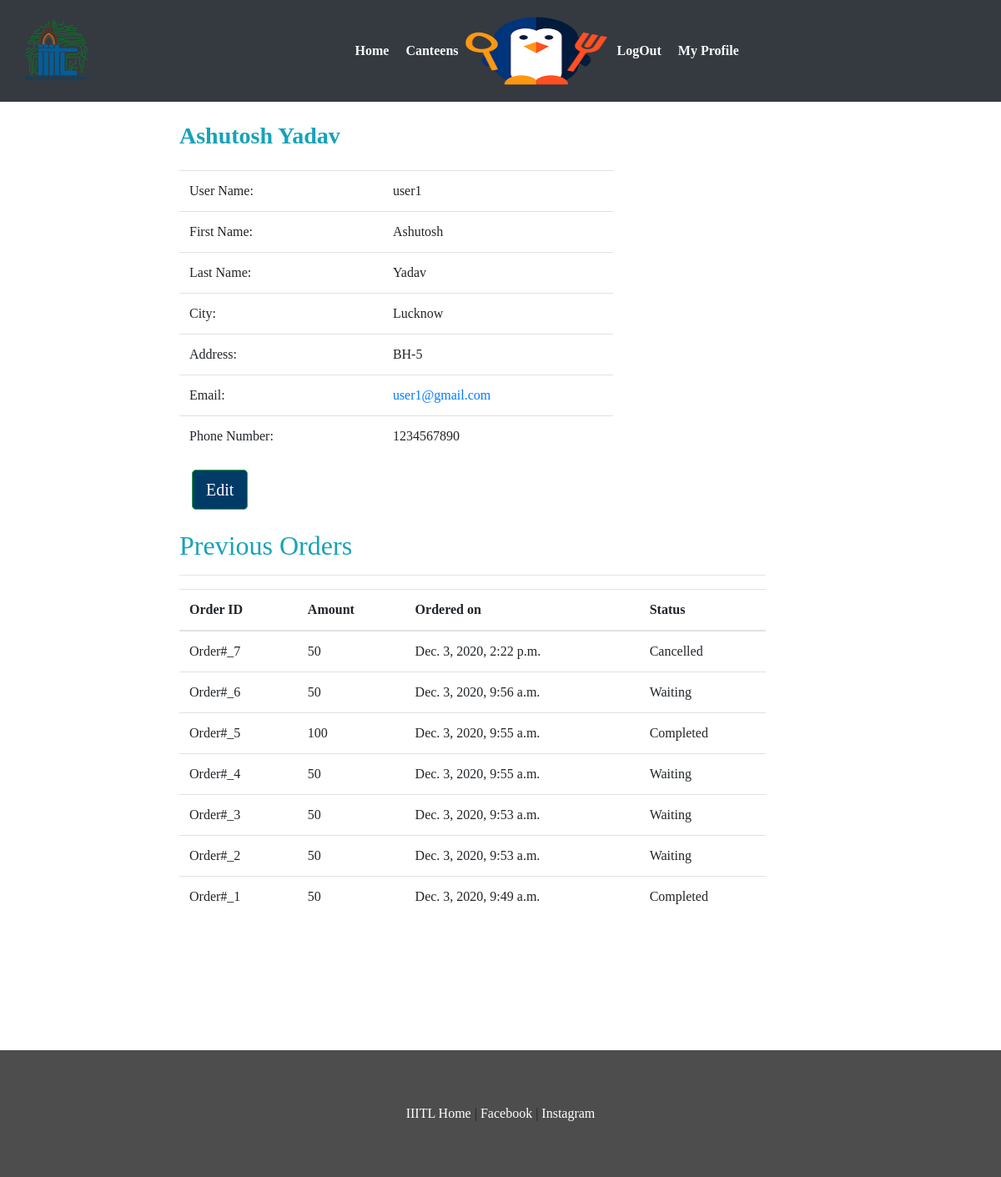
Page /profile/user/ (signed in) on the earlier database version.
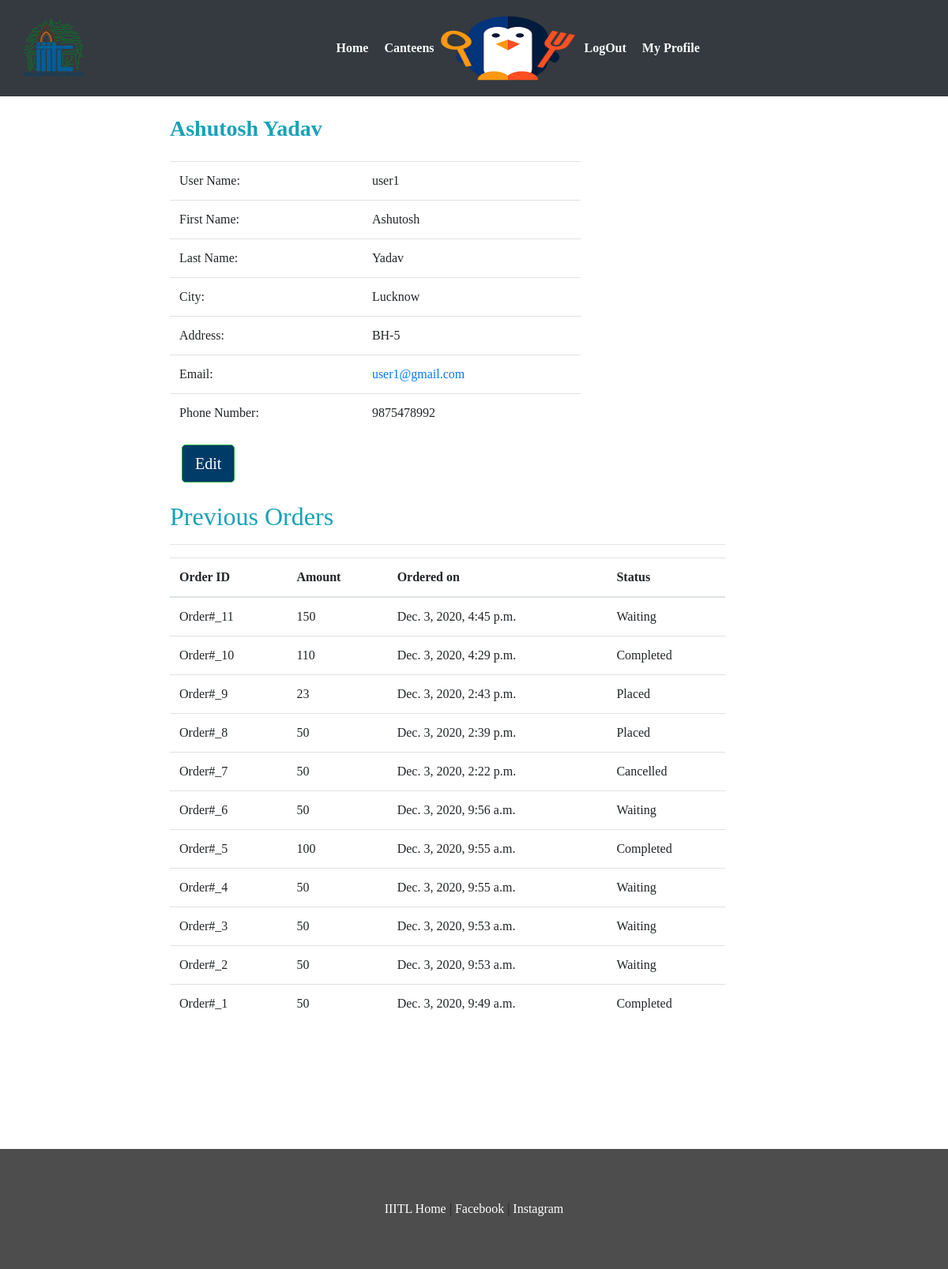
Same page on the later database version.
### webapp/models.py (models this page shows, shortened)
class User(AbstractUser):
	is_customer   = models.BooleanField(default=False)
	is_restaurant = models.BooleanField(default=False)

class Customer(models.Model):
	user 		= models.OneToOneField(settings.AUTH_USER_MODEL,on_delete=models.CASCADE)
	f_name   	= models.CharField(max_length=20,blank=False)
	l_name		= models.CharField(max_length=20,blank=False)
	city  		= models.CharField(max_length=40,blank=False)
	phone 		= models.CharField(max_length=10,blank=False)
	address		= models.TextField()

class Order(models.Model):
	id 				= models.AutoField(primary_key=True)
	total_amount    = models.IntegerField(default=0)
	timestamp       = models.DateTimeField(auto_now_add=True)
	delivery_addr   = models.CharField(max_length=50,blank=True)
	orderedBy      = models.ForeignKey(User ,on_delete=models.CASCADE)
	r_id			= models.ForeignKey(Restaurant ,on_delete=models.CASCADE)
	ORDER_STATE_WAITING 	 = "Waiting"
	ORDER_STATE_PLACED 		 = "Placed"
	ORDER_STATE_ACKNOWLEDGED = "Acknowledged"
	ORDER_STATE_COMPLETED    = "Completed"
	ORDER_STATE_CANCELLED    = "Cancelled"
	ORDER_STATE_DISPATCHED   = "Dispatched"
	ORDER_STATE_CHOICES = (
		(ORDER_STATE_WAITING,ORDER_STATE_WAITING),
			(ORDER_STATE_PLACED, ORDER_STATE_PLACED),
			(ORDER_STATE_ACKNOWLEDGED, ORDER_STATE_ACKNOWLEDGED),
			(ORDER_STATE_COMPLETED, ORDER_STATE_COMPLETED),
			(ORDER_STATE_CANCELLED, ORDER_STATE_CANCELLED),
			(ORDER_STATE_DISPATCHED, ORDER_STATE_DISPATCHED)
	)
	status = models.CharField(max_length=50,choices=ORDER_STATE_CHOICES,default=ORDER_STATE_WAITING)

### webapp/views.py (the view)
# urls.py: path('profile/user/',views.customerProfile,name='profile'),
def customerProfile(request,pk=None):
	if pk:
		user = User.objects.get(pk=pk)
	else:
		user=request.user
	user_ord = Order.objects.filter(orderedBy = user).order_by('-timestamp')
	return render(request,'webapp/profile.html',{'user':user, 'user_ord':user_ord})

### webapp/templates/webapp/profile.html (shortened to what this page needs)
{% extends 'webapp/base.html'%}
{% block body %}
<br>
	<div class="container col-md-8">
		<div class="row">
		<div class=" col-md-11 toppad">
          <div class="panel panel-info">
            <div class="panel-heading">
              <h3 class="panel-title text-info "><strong>{{user.customer.f_name}}  {{user.customer.l_name}}</strong></h3>
                          </div>
                          <br>
                          <div class="panel-body">
                            <div class="row">
                              <div class=" col-md-9 col-lg-9 ">
                                <table class="table table-user-information">
                                  <tbody>
                                  	<tr>
                                      <td>User Name:</td>
                                      <td>{{user.username}}</td>
                                    </tr>
                                    <tr>
                                      <td>First Name:</td>
                                      <td>{{user.customer.f_name}}</td>
                                    </tr>
                                    <tr>
                                      <td>Last Name:</td>
                                      <td>{{user.customer.l_name}}</td>
                                    </tr>
                                    <tr>
                                      <td>City:</td>
                                      <td>{{user.customer.city}}</td>
                                    </tr>
                                      <td>Address:</td>
                                      <td>{{user.customer.address}}</td>
                                    <tr>
                                      <td>Email:</td>
                                      <td><a href="#">{{user.email}}</a></td>
                                    </tr>
                                    <tr>
                                      <td>Phone Number:</td>
                                      <td>{{user.customer.phone}}
                                      </td>
                                    </tr>
                                  </tbody>
                                </table>
                                <div class="container">
                                <div class="row">
                                  <div class="col">
                                  <a class="btn btn-success btn-lg" href="{% url 'cupdate' user.id %}">Edit</a>
                                </div>
                                </div>
                  				</div>
                </div>
              </div>
            </div>
        </div>
        </div>
    </div>
      <br>
    <div class="row">
      <div class="col-md-11 toppad">
        <h2 class = "panel-title text-info">Previous Orders</h2>
        <hr>
        <table class="table">
            <thead>
                <tr>
                    <th>Order ID</th>
                    <th>Amount</th>
                    <th>Ordered on</th>
                    <th>Status</th>
                </tr>
            </thead>
            <tbody>
                {% for order in user_ord %}
                <tr>
                    <td>Order#_{{order.id}}</td>
                    <td>{{order.total_amount}}</td>
                    <td>{{order.timestamp}}</td>
                    <td>{{order.status}}</td>
                </tr>
                {% endfor %}
            </tbody>
        </table>
      </div>
    </div>
    <br>
	</div>
  <br>
{% endblock%}

### webapp/templates/webapp/base.html (shortened to what this page needs)
<!DOCTYPE html>
<html>
<head>
   {% load static %}
  <link rel="stylesheet" type="text/css" href="{% static 'webapp/css/bootstrap.min.css'%}">
  <link href="/static/webapp/css/style.css" rel="stylesheet" type="text/css" media="all" />
  <link rel='stylesheet' href='https://maxcdn.bootstrapcdn.com/font-awesome/4.5.0/css/font-awesome.min.css' >
  <link href="//netdna.bootstrapcdn.com/bootstrap/3.0.0/css/bootstrap-glyphicons.css" rel="stylesheet">
  <link href="static/webapp/css/animate.css" rel='stylesheet' type='text-center/css' />
  </head>
  <body>
	<nav class="navbar navbar-expand-lg navbar-light bg-dark navbar-fixed-top">
   		 <div class="container-fluid">
            <div class = "navbar-header">
                    <a href = "#" class = "visible-md visible-lg">
                      <div style = "background: url('/static/webapp/images/Log_IIITL.png') no-repeat;
                      width: 75px;
                      height: 75px;
                      margin: 5px 10px 5px 0;"></div>
                    </a>
                  </div>
   		 	 <div class="navbar-collapse collapse w-100 dual-collapse2 order-1 order-md-0">
        <ul class="navbar-nav ml-auto text-center">
            <li class="nav-item active">
                <a class="nav-link text-light" href="{% url 'index' %}"><font size="3">&nbsp; <strong>Home</strong> </font></a>
            </li>
            <li class="nav-item">
                <a class="nav-link text-light" href="{% url 'restuarant' %}"><font size="3">&nbsp;<strong>Canteens</strong></font></a>
            </li>
        </ul>
    </div>
    <div class="mx-auto my-2 order-0 order-md-1 position-relative">
        <a class="mx-auto" href="#">
            <img  src="/static/webapp/images/logo3.png" style="height: 90px;width: 170px;" alt="Home" class="img-responsive">
        </a>
    </div>
    <div class="navbar-collapse collapse w-100 dual-collapse2 order-2 order-md-2">
        <ul class="navbar-nav mr-auto text-center">
          {% if request.user.is_authenticated %}
            <li class="nav-item">
                <a class="nav-link text-light" href="{% url 'logout' %}"><font size="3"> &nbsp;<strong>LogOut </strong> </font></a>
            </li>
            <li class="nav-item">
                <a class="nav-link text-light" href="{% url 'profile' %}"><font size="3"> &nbsp;<strong>My Profile</strong></font></a>
            </li>
            {% endif %}
        </ul>
    </div>
</div>
</nav>
{% block body %}
{% endblock %}
<br>
<br>
<br>
<br>
<div class="footer">
    <div class="container-fluid">
    <div class="footer-copyright text-center py-3">
        <a href="https://iiitl.ac.in/"> IIITL Home </a> |
        <a href="https://www.facebook.com/iiitlucknow/"> Facebook </a> |
        <a href="https://www.instagram.com/iiitlucknow/?hl=en"> Instagram</a>
      </div>
   </div>
  </div>
</body>
</html>

### webapp/static/webapp/css/style.css (style rules this page uses)
body { padding:0; margin:0; font-family: "Times New Roman", Times, serif; }
.btn { background-color: #003b68; }
body a { transition:0.5s all; -webkit-transition:0.5s all; -moz-transition:0.5s all; -o-transition:0.5s all; -ms-transition:0.5s all; }
h1,h2,h3,h4,h5,h6 { margin:0; }
ul { margin:0; padding:0; }
.footer { padding:3em 0; background:#4D4D4D; }
.footer a { color:#FFF; }

Differences in the rows shown:
changed User "user1": customer.phone "1234567890" → "9875478992"
added Order: id "11", total_amount "150", timestamp "Dec. 3, 2020, 4:45 p.m.", status "Waiting"
added Order: id "10", total_amount "110", timestamp "Dec. 3, 2020, 4:29 p.m.", status "Completed"
added Order: id "9", total_amount "23", timestamp "Dec. 3, 2020, 2:43 p.m.", status "Placed"
added Order: id "8", total_amount "50", timestamp "Dec. 3, 2020, 2:39 p.m.", status "Placed"
